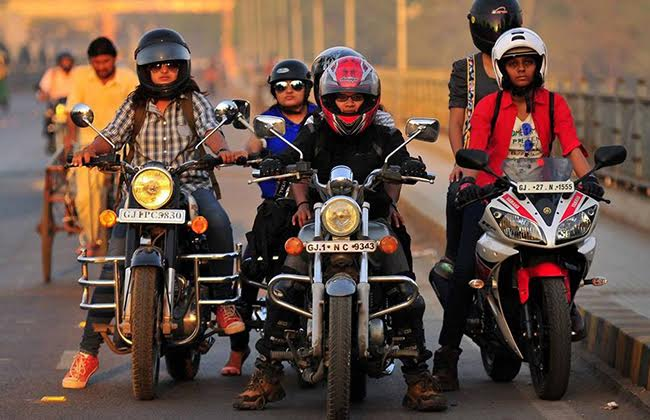
#> input picture samples/media/riders_1.jpg, 650 x 420 px
$ python -i plate_ocr.py   (imports and definitions only)   (older library calls are emulated)
#> lines starting #> are read from the running program, lines starting #| are printed output that depends on the picture; after the words box and inside, x2 and y2 are one past the last pixel; in counts of white or black regions, pixels touching at a corner belong together
"""
Number-plate recognition with multi-frame fusion  (Novelty #4)

Siddhesh's notebook did: crop -> gray -> Otsu -> resize h=32 -> Tesseract psm 6, on ONE frame
(it read "MHOZEP 1543" for "MH02EP1543"). We extend that into a 4-stage pipeline:

  1. Frame selection   keep the sharpest plate crops of a tracked bike (Laplacian variance)
  2. DIP restoration   upscale (cubic) -> CLAHE -> bilateral denoise -> deskew (minAreaRect)
                       -> several binarisations (Otsu, inverted Otsu, adaptive Gaussian)
  3. OCR               Tesseract LSTM, single-line mode, A-Z0-9 whitelist, best variant by confidence
  4. Syntax repair     align to Indian plate grammar and fix look-alikes BY POSITION
                       (letter slot: 0->O 1->I 8->B 5->S 2->Z 6->G, digit slot: O->0 I->1 B->8 ...)
  5. Fusion            character-wise weighted vote across all reads of the same track

Formats handled: standard  SS DD L{0,3} DDDD   (e.g. MH 02 EP 1543, DL 3C AB 1234 variants)
                 Bharat    DD BH DDDD L{1,2}   (e.g. 22 BH 1234 AA)
"""
from __future__ import annotations

import logging
import os
import re
import shutil
from collections import defaultdict

import cv2
import numpy as np

log = logging.getLogger("plate_ocr")


def _find_tesseract() -> bool:
    """pytesseract only wraps the tesseract binary: check it really exists ONCE, so a missing
    binary costs nothing per crop. Looks at TESSERACT_CMD, PATH and the default Windows installs."""
    try:
        import pytesseract
    except ImportError:
        log.warning("pytesseract not installed - plate OCR disabled")
        return False
    cands = [os.environ.get("TESSERACT_CMD"), shutil.which("tesseract"),
             r"C:\Program Files\Tesseract-OCR\tesseract.exe", r"C:\Program Files (x86)\Tesseract-OCR\tesseract.exe",
             os.path.expandvars(r"%LOCALAPPDATA%\Programs\Tesseract-OCR\tesseract.exe")]
    for c in cands:
        if c and os.path.isfile(c):
            pytesseract.pytesseract.tesseract_cmd = c
            try:
                log.info("plate OCR: tesseract %s (%s)", pytesseract.get_tesseract_version(), c)
                return True
            except Exception:
                continue
    log.warning("tesseract binary not found - plate OCR disabled (install it or set TESSERACT_CMD)")
    return False


_TESS = _find_tesseract()
if _TESS:
    import pytesseract

OCR_AVAILABLE = _TESS

STATES = {
    "AN", "AP", "AR", "AS", "BR", "CG", "CH", "DD", "DL", "DN", "GA", "GJ", "HP", "HR", "JH", "JK", "KA",
    "KL", "LA", "LD", "MH", "ML", "MN", "MP", "MZ", "NL", "OD", "OR", "PB", "PY", "RJ", "SK", "TN", "TR",
    "TS", "UK", "UP", "WB",
}
TO_LETTER = {"0": "O", "1": "I", "2": "Z", "4": "A", "5": "S", "6": "G", "7": "T", "8": "B"}
TO_DIGIT = {"O": "0", "Q": "0", "D": "0", "U": "0", "I": "1", "L": "1", "T": "7", "Z": "2", "S": "5",
            "B": "8", "G": "6", "A": "4"}

# templates: L = letter, D = digit
TEMPLATES = [
    "LLDDLLDDDD", "LLDDLDDDD", "LLDDLLLDDDD", "LLDLLLDDDD", "LLDDDDDD", "LLDLLDDDD", "LLDLDDDD",
    "DDLLDDDDLL", "DDLLDDDDL",          # BH series
]
SPACING = {"LLDDLLDDDD": (2, 4, 6), "LLDLLLDDDD": (2, 4, 6), "LLDDLDDDD": (2, 4, 5), "LLDDLLLDDDD": (2, 4, 7), "LLDDDDDD": (2, 4),
           "LLDLLDDDD": (2, 3, 5), "LLDLDDDD": (2, 3, 4), "DDLLDDDDLL": (2, 4, 8), "DDLLDDDDL": (2, 4, 8)}


# --------------------------------------------------------------------------- DIP helpers
def sharpness(bgr) -> float:
    g = cv2.cvtColor(bgr, cv2.COLOR_BGR2GRAY) if bgr.ndim == 3 else bgr
    return float(cv2.Laplacian(g, cv2.CV_64F).var())


# [5 lines left out: function crop_plate, not called in this run]


def _deskew(gray):
    thr = cv2.threshold(gray, 0, 255, cv2.THRESH_BINARY_INV + cv2.THRESH_OTSU)[1]
    pts = cv2.findNonZero(thr)
    if pts is None or len(pts) < 30:
        return gray
    angle = cv2.minAreaRect(pts)[-1]
    angle = angle - 90 if angle > 45 else angle
    if abs(angle) < 1 or abs(angle) > 15:
        return gray
    h, w = gray.shape
    M = cv2.getRotationMatrix2D((w / 2, h / 2), angle, 1.0)
    return cv2.warpAffine(gray, M, (w, h), flags=cv2.INTER_CUBIC, borderMode=cv2.BORDER_REPLICATE)


# [60 lines left out: functions refine_plate, keep_characters, _binarise, preprocess_variants, not called in this run]


# --------------------------------------------------------------------------- grammar
def clean(s: str) -> str:
    return re.sub(r"[^A-Z0-9]", "", s.upper())


# [90 lines left out: functions repair, pretty, ocr_crop, fuse, not called in this run]


class PlateReader:
    """Keeps the K sharpest crops per track and OCRs lazily (OCR is the slow part)."""

    def __init__(self, keep: int = 5, min_height: int = 12):
        self.keep, self.min_height = keep, min_height

    # [10 lines left out: function observe, not called in this run]

    def read(self, track) -> dict:
        return self.read_crops(track.plate_reads)

    # [11 lines left out: function read_crops, not called in this run]

>>> import cv2
>>> picture = cv2.imread('../../samples/media/riders_1.jpg', cv2.IMREAD_GRAYSCALE)
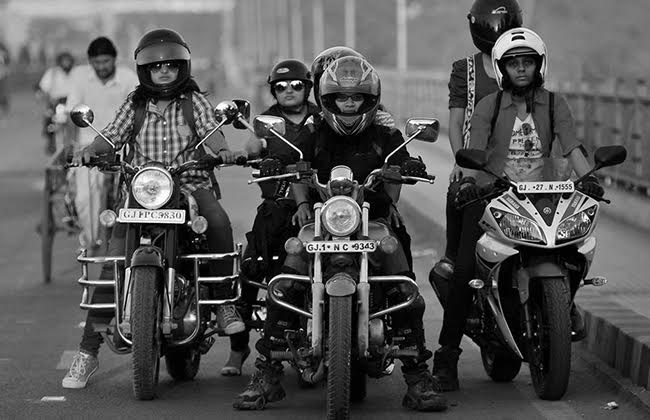
#> picture: shape (420, 650); min 0, max 255, mean 85.9
>>> result = _deskew(picture)
#> in _deskew, `thr = cv2.threshold(gray, 0, 255, cv2.THRESH_BINARY_INV + cv2.THRESH_O..`:
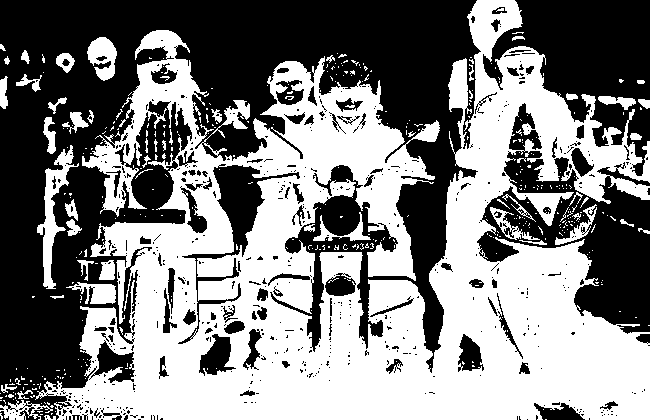
#> thr: shape (420, 650); 50.4% white; 576 black regions (482 under 20 px), largest, box (x1, y1, x2, y2) and area: (0, 0, 481, 420) 90342, (477, 103, 650, 334) 14799, (483, 0, 650, 176) 14672
#> in _deskew, `pts = cv2.findNonZero(thr)`: pts = contour of 137728 points, box (x1, y1, x2, y2) (0, 0, 650, 420), area 93412
#> in _deskew, `angle = cv2.minAreaRect(pts)[-1]`: angle = -90

$ run again, on samples/media/riders_2.jpg
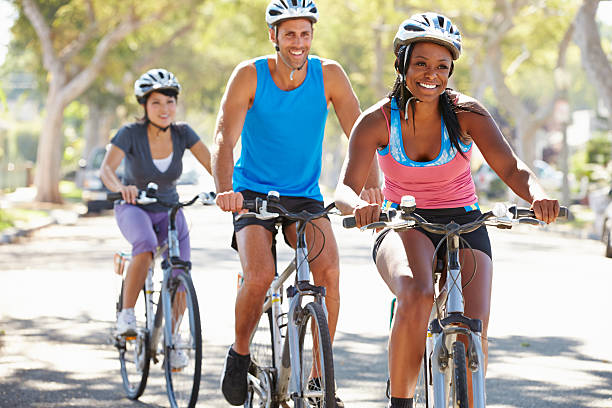
#> input picture samples/media/riders_2.jpg, 612 x 408 px
#> `picture = cv2.imread('../../samples/media/riders_1.jpg', cv2.IMREAD_GR..`:
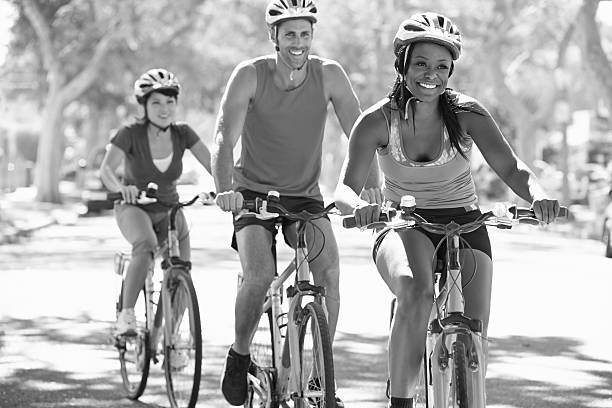
#> picture: shape (408, 612); min 0, max 255, mean 169.7
#> in _deskew, `thr = cv2.threshold(gray, 0, 255, cv2.THRESH_BINARY_INV + cv2.THRESH_O..`:
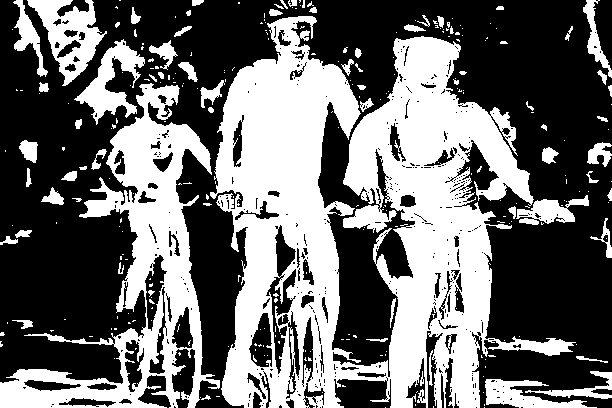
#> thr: shape (408, 612); 41.8% white; 293 white regions (223 under 20 px), largest, box (x1, y1, x2, y2) and area: (210, 16, 576, 408) 68733, (0, 83, 220, 408) 20270, (27, 0, 107, 86) 2909
#> pts = contour of 104257 points, box (x1, y1, x2, y2) (0, 0, 612, 408), area 2808
#> angle = -90

$ run again, on samples/media/riders_3.jpg
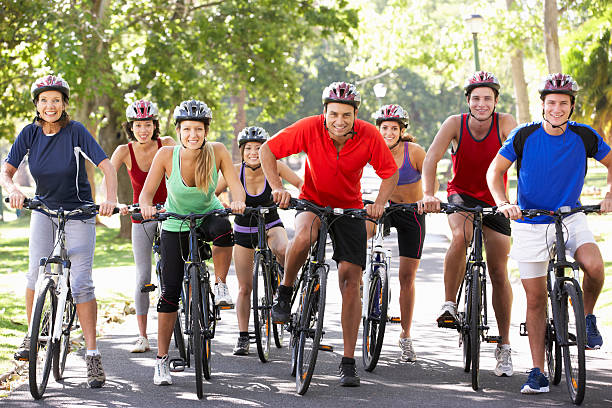
#> input picture samples/media/riders_3.jpg, 612 x 408 px
#> `picture = cv2.imread('../../samples/media/riders_1.jpg', cv2.IMREAD_GR..`:
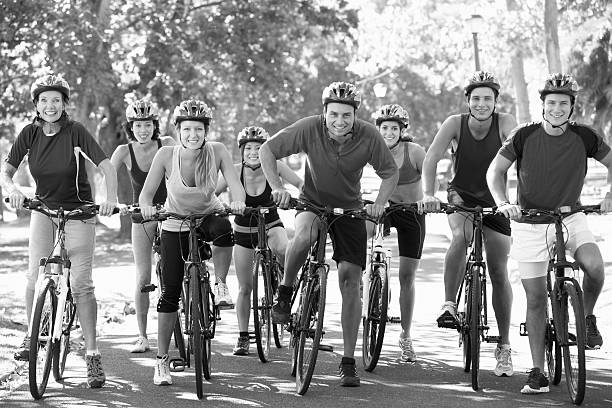
#> picture: shape (408, 612); min 0, max 255, mean 139.3
#> in _deskew, `thr = cv2.threshold(gray, 0, 255, cv2.THRESH_BINARY_INV + cv2.THRESH_O..`:
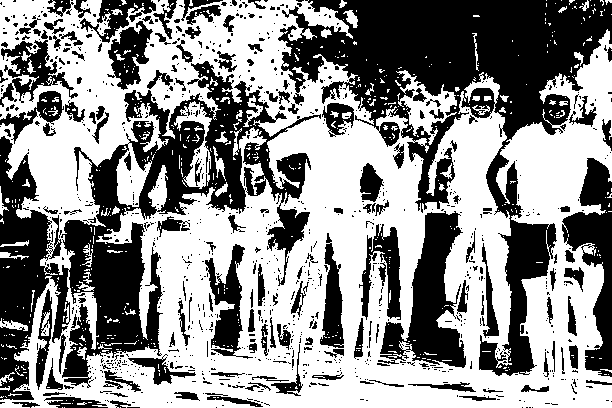
#> thr: shape (408, 612); 55.7% white; 967 black regions (811 under 20 px), largest, box (x1, y1, x2, y2) and area: (278, 0, 612, 376) 37095, (0, 61, 321, 400) 33120, (378, 211, 466, 368) 6144
#> pts = contour of 139169 points, box (x1, y1, x2, y2) (0, 0, 612, 408), area 251
#> angle = -90

$ run again, on samples/media/riders_4.jpg
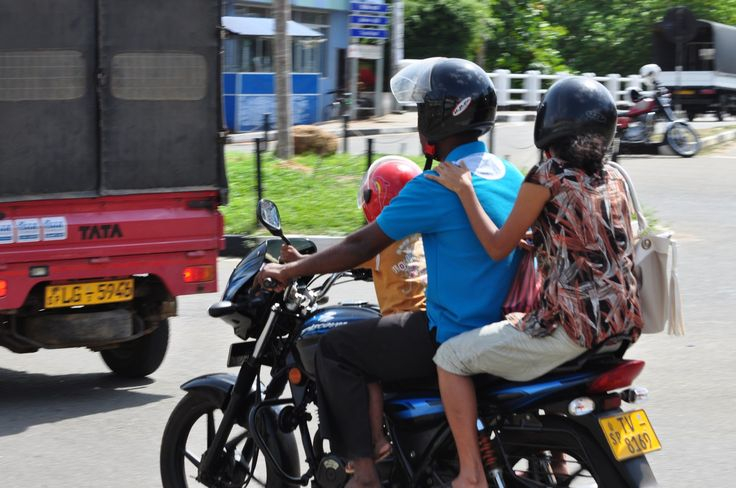
#> input picture samples/media/riders_4.jpg, 736 x 488 px
#> `picture = cv2.imread('../../samples/media/riders_1.jpg', cv2.IMREAD_GR..`:
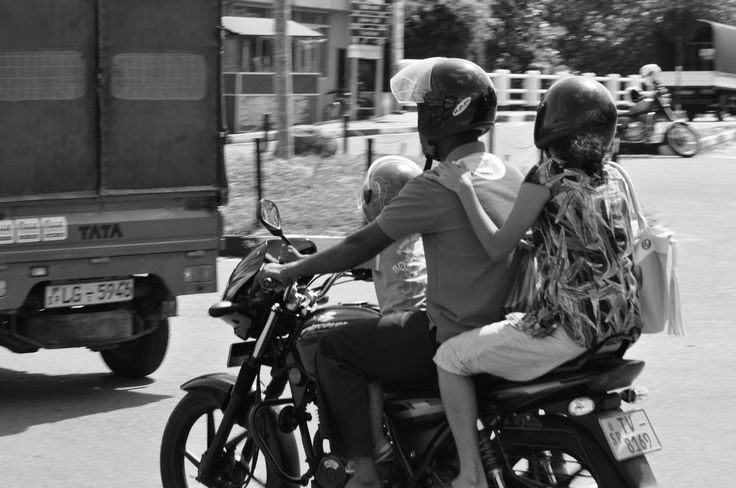
#> picture: shape (488, 736); min 0, max 255, mean 99.2
#> in _deskew, `thr = cv2.threshold(gray, 0, 255, cv2.THRESH_BINARY_INV + cv2.THRESH_O..`:
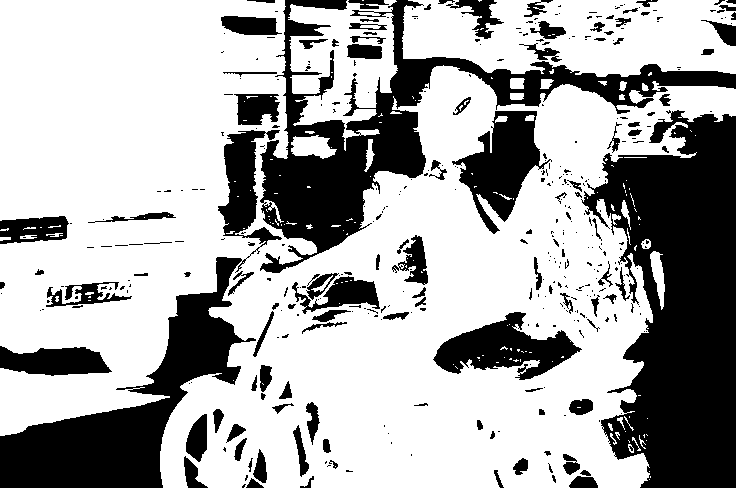
#> thr: shape (488, 736); 67.4% white; 395 black regions (278 under 20 px), largest, box (x1, y1, x2, y2) and area: (581, 110, 736, 488) 38272, (260, 0, 736, 273) 24692, (0, 130, 282, 488) 21670
#> pts = contour of 242253 points, box (x1, y1, x2, y2) (0, 0, 736, 488), area 10945
#> angle = -90
